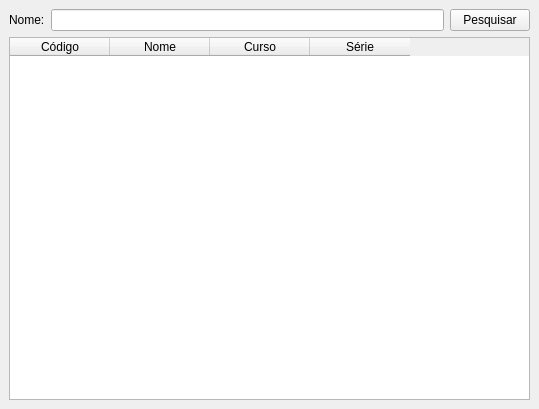
<?xml version="1.0" encoding="UTF-8"?>
<ui version="4.0">
 <class>Pesquisa</class>
 <widget class="QMainWindow" name="Pesquisa">
  <property name="geometry">
   <rect>
    <x>0</x>
    <y>0</y>
    <width>539</width>
    <height>409</height>
   </rect>
  </property>
  <property name="windowTitle">
   <string>Pesquisa Alunos</string>
  </property>
  <widget class="QWidget" name="centralwidget">
   <layout class="QGridLayout" name="gridLayout">
    <item row="0" column="0">
     <layout class="QHBoxLayout" name="horizontalLayout">
      <item>
       <widget class="QLabel" name="label_nome">
        <property name="text">
         <string>Nome:</string>
        </property>
       </widget>
      </item>
      <item>
       <widget class="QLineEdit" name="lineEdit_nome"/>
      </item>
      <item>
       <widget class="QPushButton" name="pushButton_pesquisa">
        <property name="text">
         <string>Pesquisar</string>
        </property>
       </widget>
      </item>
     </layout>
    </item>
    <item row="1" column="0">
     <layout class="QVBoxLayout" name="verticalLayout">
      <item>
       <widget class="QTableWidget" name="tableWidget_tabela">
        <column>
         <property name="text">
          <string>Código</string>
         </property>
        </column>
        <column>
         <property name="text">
          <string>Nome</string>
         </property>
        </column>
        <column>
         <property name="text">
          <string>Curso</string>
         </property>
        </column>
        <column>
         <property name="text">
          <string>Série</string>
         </property>
        </column>
       </widget>
      </item>
     </layout>
    </item>
   </layout>
  </widget>
 </widget>
 <resources/>
 <connections/>
</ui>
